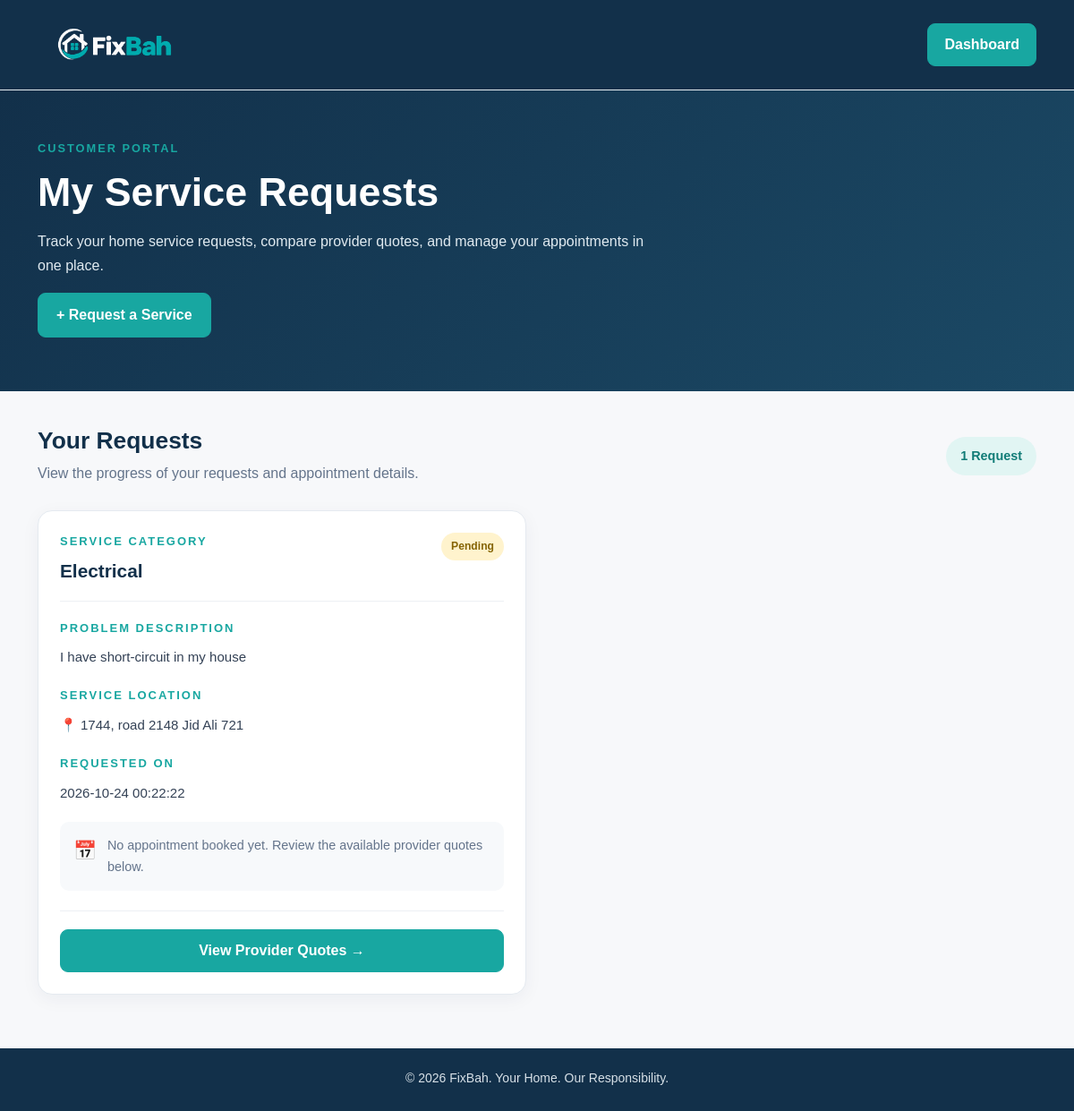
The app's page /my-requests (signed in), older data.
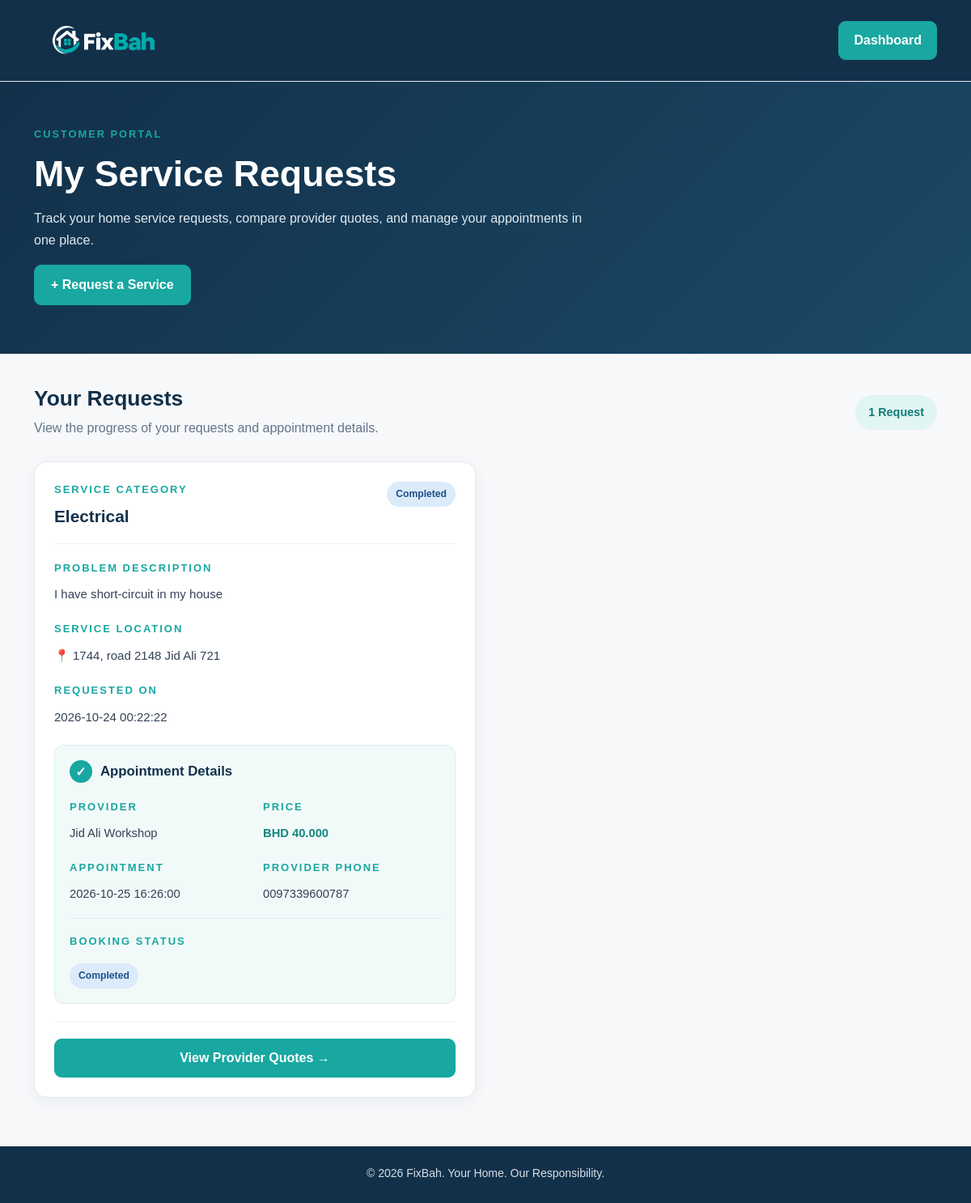
The same page, newer data.
### tables this page shows
CREATE TABLE service_requests (
    id INTEGER PRIMARY KEY AUTOINCREMENT,
    customer_id INTEGER NOT NULL,
    category_id INTEGER NOT NULL,
    description TEXT NOT NULL,
    location TEXT NOT NULL,
    status TEXT NOT NULL DEFAULT 'open',
    created_at DATETIME DEFAULT CURRENT_TIMESTAMP, customer_phone TEXT,
    FOREIGN KEY (customer_id) REFERENCES users(id),
    FOREIGN KEY (category_id) REFERENCES categories(id)
);

CREATE TABLE categories (
    id INTEGER PRIMARY KEY AUTOINCREMENT,
    name TEXT UNIQUE NOT NULL,
    description TEXT
);

CREATE TABLE bookings (
    id INTEGER PRIMARY KEY AUTOINCREMENT,
    quote_id INTEGER NOT NULL UNIQUE,
    appointment_date DATETIME NOT NULL,
    status TEXT NOT NULL DEFAULT 'pending',
    FOREIGN KEY (quote_id) REFERENCES quotes(id)
);

CREATE TABLE providers (
    id INTEGER PRIMARY KEY AUTOINCREMENT,
    user_id INTEGER NOT NULL UNIQUE,
    business_name TEXT NOT NULL,
    phone TEXT NOT NULL,
    description TEXT,
    verified INTEGER NOT NULL DEFAULT 0,
    FOREIGN KEY (user_id) REFERENCES users(id)
);

CREATE TABLE quotes (
    id INTEGER PRIMARY KEY AUTOINCREMENT,
    request_id INTEGER NOT NULL,
    provider_id INTEGER NOT NULL,
    price REAL NOT NULL CHECK (price >= 0),
    description TEXT,
    status TEXT NOT NULL DEFAULT 'pending',
    created_at DATETIME DEFAULT CURRENT_TIMESTAMP,
    FOREIGN KEY (request_id) REFERENCES service_requests(id),
    FOREIGN KEY (provider_id) REFERENCES providers(id),
    UNIQUE (request_id, provider_id)
);

### app.py (the view)
@app.route("/my-requests")
def my_requests():
    if "user_id" not in session:
        return redirect(url_for("login"))
    db = get_db_connection()
    requests_list = db.execute("""
        SELECT
            service_requests.id,
            categories.name AS category_name,
            service_requests.description,
            service_requests.location,
            service_requests.status,
            service_requests.created_at,

            bookings.appointment_date,
            bookings.status AS booking_status,

            quotes.price,

            providers.business_name,
            providers.phone

        FROM service_requests

        JOIN categories
            ON service_requests.category_id = categories.id

        LEFT JOIN quotes
            ON quotes.request_id = service_requests.id
            AND quotes.status = 'accepted'

        LEFT JOIN bookings
            ON bookings.quote_id = quotes.id

        LEFT JOIN providers
            ON quotes.provider_id = providers.id

        WHERE service_requests.customer_id = ?

        ORDER BY service_requests.id DESC

    """, (session["user_id"],)).fetchall()
    db.close()
    return render_template(
        "my_requests.html",
        requests_list=requests_list
    )

### database.py (called while the page is built)
def get_db_connection():
    db = sqlite3.connect(DATABASE)
    db.row_factory = sqlite3.Row
    db.execute("PRAGMA foreign_keys = ON")
    return db

### templates/my_requests.html (shortened to what the changed rows need)
<!DOCTYPE html>
<html lang="en">
<head>
    <link
        href="https://cdn.jsdelivr.net/npm/bootstrap@5.3.3/dist/css/bootstrap.min.css"
        rel="stylesheet"
    >
    <link
        rel="stylesheet"
        href="{{ url_for('static', filename='css/style.css') }}"
    >
</head>
<body class="my-requests-page">
    <section class="my-requests-header">
        <div class="container">
            <h1>My Service Requests</h1>
        </div>
    </section>
    <main class="container my-requests-content">
        <div class="my-requests-section-heading">
            <div>
                <h2>Your Requests</h2>
            </div>
        </div>
        {% if requests_list %}
            <div class="row g-4">
                {% for item in requests_list %}
                    <div class="col-12 col-lg-6">
                        <article class="customer-request-card">
                            <div class="customer-request-header">
                                <div>
                                    <span class="request-label">
                                        SERVICE CATEGORY
                                    </span>
                                    <h3>{{ item.category_name }}</h3>
                                </div>
                                <div>
                                    {% if item.status == 'pending' %}
                                        <span class="request-status request-pending">
                                            Pending
                                        </span>
                                    {% elif item.status == 'confirmed' %}
                                        <span class="request-status request-confirmed">
                                            Confirmed
                                        </span>
                                    {% elif item.status == 'completed' %}
                                        <span class="request-status request-completed">
                                            Completed
                                        </span>
                                    {% else %}
                                        <span class="request-status request-other">
                                            {{ item.status|capitalize }}
                                        </span>
                                    {% endif %}
                                </div>
                            </div>
                            <div class="customer-request-description">
                                <span class="request-label">
                                    PROBLEM DESCRIPTION
                                </span>
                                <p>{{ item.description }}</p>
                            </div>
                            <div class="customer-request-location">
                                <span class="request-label">
                                    SERVICE LOCATION
                                </span>
                                <p>📍 {{ item.location }}</p>
                            </div>
                            <div class="customer-request-date">
                                <span class="request-label">
                                    REQUESTED ON
                                </span>
                                <p>{{ item.created_at or "Not available" }}</p>
                            </div>
                            {% if item.appointment_date %}
                                <div class="customer-booking-details">
                                    <div class="booking-details-heading">
                                        <span>✓</span>
                                        <h4>Appointment Details</h4>
                                    </div>
                                    <div class="booking-info-grid">
                                        <div>
                                            <span class="request-label">
                                                PROVIDER
                                            </span>
                                            <p>
                                                {{ item.business_name or "Not available" }}
                                            </p>
                                        </div>
                                        <div>
                                            <span class="request-label">
                                                PRICE
                                            </span>
                                            <p class="customer-booking-price">
                                                BHD {{ "%.3f"|format(item.price or 0) }}
                                            </p>
                                        </div>
                                        <div>
                                            <span class="request-label">
                                                APPOINTMENT
                                            </span>
                                            <p>{{ item.appointment_date }}</p>
                                        </div>
                                        <div>
                                            <span class="request-label">
                                                PROVIDER PHONE
                                            </span>
                                            <p>{{ item.phone or "Not available" }}</p>
                                        </div>
                                    </div>
                                    <div class="customer-booking-status">
                                        <span class="request-label">
                                            BOOKING STATUS
                                        </span>
                                        {% if item.booking_status == 'pending' %}
                                            <span class="request-status request-pending">
                                                Awaiting Provider Confirmation
                                            </span>
                                        {% elif item.booking_status == 'confirmed' %}
                                            <span class="request-status request-confirmed">
                                                Confirmed
                                            </span>
                                        {% elif item.booking_status == 'completed' %}
                                            <span class="request-status request-completed">
                                                Completed
                                            </span>
                                        {% elif item.booking_status == 'rejected' %}
                                            <span class="request-status request-rejected">
                                                Rejected
                                            </span>
                                        {% elif item.booking_status == 'cancelled' %}
                                            <span class="request-status request-rejected">
                                                Cancelled
                                            </span>
                                        {% else %}
                                            <span class="request-status request-other">
                                                {{ item.booking_status|capitalize }}
                                            </span>
                                        {% endif %}
                                    </div>
                                </div>
                            {% else %}
                                <div class="customer-no-booking">
                                    <span>📅</span>
                                    <p>
                                        No appointment booked yet.
                                        Review the available provider quotes below.
                                    </p>
                                </div>
                            {% endif %}
                            <div class="customer-request-actions">
                                <a
                                    href="{{ url_for('my_quotes', request_id=item.id) }}"
                                    class="btn btn-primary-brand w-100"
                                >
                                    View Provider Quotes →
                                </a>
                            </div>
                        </article>
                    </div>
                {% endfor %}
            </div>
        {% endif %}
    </main>
</body>
</html>

Row changes from the older to the newer data that the page shows:
no longer on this page (row edited): service_requests: category_name "Electrical", status "Pending", description "I have short-circuit in my house", location "1744, road 2148 Jid Ali 721", created_at "2026-10-24 00:22:22", shows "No appointment booked yet. Review the available provider quotes below."
added bookings: category_name "Electrical", shows "Completed", description "I have short-circuit in my house", location "1744, road 2148 Jid Ali 721", created_at "2026-10-24 00:22:22", business_name "Jid Ali Workshop", appointment_date "2026-10-25 16:26:00", phone "0097339600787", status "Completed"
added quotes: price "40.000"
